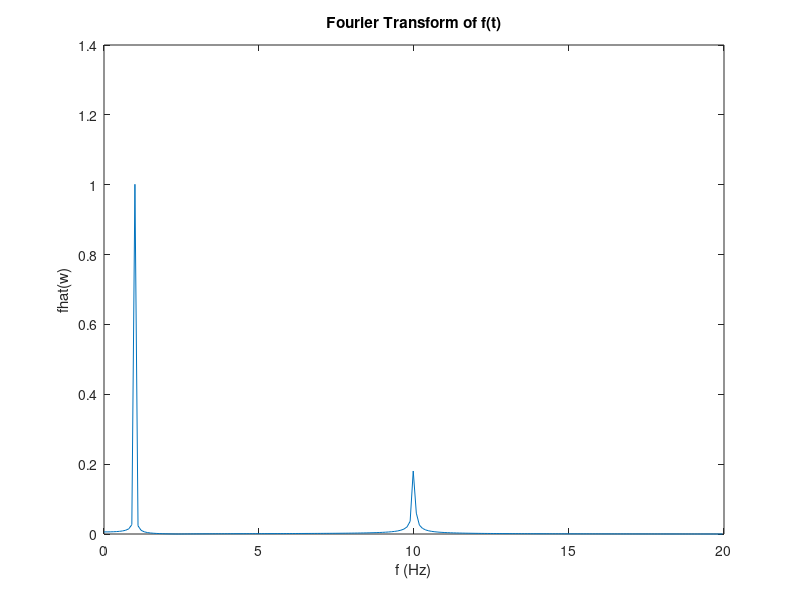

The MATLAB source for this figure: (Note: this script raises an error after producing the figure.)
clear
f = @(t) cos(2*pi*t)+0.2*cos(20*pi*t);

lowDirac = 1; %Hz
highDirac = 10; %Hz
region = 4; %Hz

period = 0.025;
t = 0:period:10;
freq = 1/period;
sampleSize = size(t, 2);

%%%%%%%%%%%%%%%% FFT %%%%%%%%%%%%%%%%%
samples = f(t);
fhat = fft(samples);

%fhat has to be normalized by the sample size (see instructions)
module = abs(fhat/sampleSize);
%only keep the positive spectrum
halfTransform = module(1:floor(sampleSize/2)+1);
%Since power was divided with the negative spectrum, we double the values
halfTransform(1:end-1) = 2*halfTransform(1:end-1);
%frequency axis (btw respects shannon sampling theorem) (0->f/2)
a = freq*(0:(sampleSize/2))/sampleSize;
figure(1);
plot(a, halfTransform);
title('Fourier Transform of f(t)');
xlabel('f (Hz)');
ylabel('fhat(w)');

%%%%%%%%%%%%%%%% IFFT %%%%%%%%%%%%%%%%%
f2 = ifft(fhat, 'symmetric');
figure(2);
fplot(f, [0 5]);
hold on;
plot(t(1:size(f2, 2)), f2, 'r'); 
title('Inverse Fourier Transform of fhat(w)');
xlabel('t (s)');
ylabel('f(t)');

%%%%%%%%%%%%%% IFFT 2 %%%%%%%%%%%%%%%%%%%
fhatlow = filterFFT(fhat, 0, lowDirac+region, freq);
figure(3);
plot(fhatlow);
title('Filtered Fourier Transform of f(t)');
xlabel('f (Hz)');
ylabel('fhat''(w)');

f3 = ifft(fhatlow, 'symmetric');
figure(4);
fplot(f, [0 5]);
hold on;
plot(t(1:size(f3, 2)), f3, 'r'); 

%%%%%%%%%%%%%% IFFT 3 %%%%%%%%%%%%%%%%%%%
fhathigh = filterFFT(fhat, highDirac-region, highDirac+region, freq);
figure(5);
plot(fhathigh);
title('Filtered Fourier Transform of f(t)');
xlabel('f (Hz)');
ylabel('fhat''''(w)');

f4 = ifft(fhathigh, 'symmetric');
figure(6);
fplot(f, [0 5]);
hold on;
plot(t(1:size(f4, 2)), f4, 'r'); 

%%%%%% DATA %%%%%
fileID = fopen('mydata.txt','r');
h = fscanf(fileID, '%f %f', [2 Inf]);
fclose(fileID);

figure(7);
plot(h(1,:), h(2,:));
%%%%% FFT 2 %%%%%%
